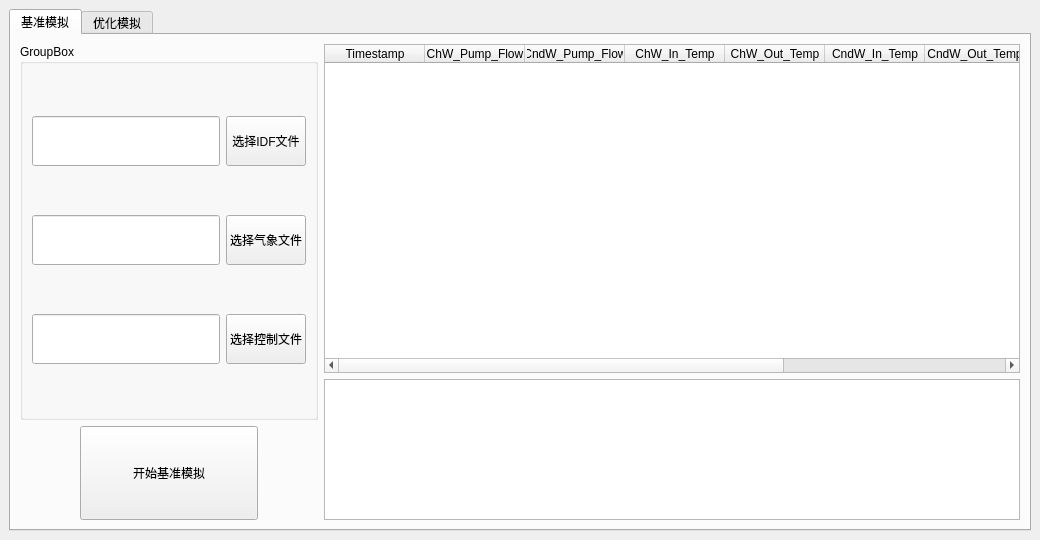
<?xml version="1.0" encoding="UTF-8"?>
<ui version="4.0">
 <class>mainwindow</class>
 <widget class="QMainWindow" name="mainwindow">
  <property name="geometry">
   <rect>
    <x>0</x>
    <y>0</y>
    <width>1040</width>
    <height>540</height>
   </rect>
  </property>
  <property name="minimumSize">
   <size>
    <width>1040</width>
    <height>540</height>
   </size>
  </property>
  <property name="windowTitle">
   <string>能源设备仿真模拟软件</string>
  </property>
  <widget class="QWidget" name="centralwidget">
   <layout class="QHBoxLayout" name="horizontalLayout">
    <item>
     <widget class="QTabWidget" name="tabWidget">
      <property name="tabShape">
       <enum>QTabWidget::Rounded</enum>
      </property>
      <property name="currentIndex">
       <number>0</number>
      </property>
      <property name="tabsClosable">
       <bool>false</bool>
      </property>
      <widget class="QWidget" name="widget">
       <property name="enabled">
        <bool>true</bool>
       </property>
       <attribute name="title">
        <string>基准模拟</string>
       </attribute>
       <layout class="QHBoxLayout" name="horizontalLayout_12">
        <item>
         <layout class="QHBoxLayout" name="horizontalLayout_3" stretch="3,7">
          <item>
           <layout class="QVBoxLayout" name="verticalLayout_3" stretch="8,2">
            <item>
             <widget class="QGroupBox" name="groupBox">
              <property name="title">
               <string>GroupBox</string>
              </property>
              <layout class="QGridLayout" name="gridLayout">
               <item row="0" column="1">
                <widget class="QPushButton" name="pushButton_browse_idf">
                 <property name="sizePolicy">
                  <sizepolicy hsizetype="Minimum" vsizetype="Maximum">
                   <horstretch>0</horstretch>
                   <verstretch>2</verstretch>
                  </sizepolicy>
                 </property>
                 <property name="minimumSize">
                  <size>
                   <width>0</width>
                   <height>50</height>
                  </size>
                 </property>
                 <property name="text">
                  <string>选择IDF文件</string>
                 </property>
                </widget>
               </item>
               <item row="1" column="0">
                <widget class="QLineEdit" name="lineEdit_weather">
                 <property name="sizePolicy">
                  <sizepolicy hsizetype="Expanding" vsizetype="Maximum">
                   <horstretch>0</horstretch>
                   <verstretch>2</verstretch>
                  </sizepolicy>
                 </property>
                 <property name="minimumSize">
                  <size>
                   <width>0</width>
                   <height>50</height>
                  </size>
                 </property>
                </widget>
               </item>
               <item row="2" column="1">
                <widget class="QPushButton" name="pushButton_browse_control">
                 <property name="sizePolicy">
                  <sizepolicy hsizetype="Minimum" vsizetype="Maximum">
                   <horstretch>0</horstretch>
                   <verstretch>2</verstretch>
                  </sizepolicy>
                 </property>
                 <property name="minimumSize">
                  <size>
                   <width>0</width>
                   <height>50</height>
                  </size>
                 </property>
                 <property name="text">
                  <string>选择控制文件</string>
                 </property>
                </widget>
               </item>
               <item row="1" column="1">
                <widget class="QPushButton" name="pushButton_browse_weather">
                 <property name="sizePolicy">
                  <sizepolicy hsizetype="Minimum" vsizetype="Maximum">
                   <horstretch>0</horstretch>
                   <verstretch>2</verstretch>
                  </sizepolicy>
                 </property>
                 <property name="minimumSize">
                  <size>
                   <width>0</width>
                   <height>50</height>
                  </size>
                 </property>
                 <property name="text">
                  <string>选择气象文件</string>
                 </property>
                </widget>
               </item>
               <item row="0" column="0">
                <widget class="QLineEdit" name="lineEdit_idf">
                 <property name="sizePolicy">
                  <sizepolicy hsizetype="Expanding" vsizetype="Maximum">
                   <horstretch>0</horstretch>
                   <verstretch>2</verstretch>
                  </sizepolicy>
                 </property>
                 <property name="minimumSize">
                  <size>
                   <width>0</width>
                   <height>50</height>
                  </size>
                 </property>
                </widget>
               </item>
               <item row="2" column="0">
                <widget class="QLineEdit" name="lineEdit_control">
                 <property name="sizePolicy">
                  <sizepolicy hsizetype="Expanding" vsizetype="Maximum">
                   <horstretch>0</horstretch>
                   <verstretch>2</verstretch>
                  </sizepolicy>
                 </property>
                 <property name="minimumSize">
                  <size>
                   <width>0</width>
                   <height>50</height>
                  </size>
                 </property>
                </widget>
               </item>
              </layout>
             </widget>
            </item>
            <item>
             <layout class="QHBoxLayout" name="horizontalLayout_2" stretch="2,6,2">
              <item>
               <spacer name="horizontalSpacer">
                <property name="orientation">
                 <enum>Qt::Horizontal</enum>
                </property>
                <property name="sizeHint" stdset="0">
                 <size>
                  <width>40</width>
                  <height>20</height>
                 </size>
                </property>
               </spacer>
              </item>
              <item>
               <widget class="QPushButton" name="pushButton_run_baseline">
                <property name="sizePolicy">
                 <sizepolicy hsizetype="Minimum" vsizetype="Minimum">
                  <horstretch>0</horstretch>
                  <verstretch>0</verstretch>
                 </sizepolicy>
                </property>
                <property name="minimumSize">
                 <size>
                  <width>50</width>
                  <height>0</height>
                 </size>
                </property>
                <property name="text">
                 <string>开始基准模拟</string>
                </property>
               </widget>
              </item>
              <item>
               <spacer name="horizontalSpacer_2">
                <property name="orientation">
                 <enum>Qt::Horizontal</enum>
                </property>
                <property name="sizeHint" stdset="0">
                 <size>
                  <width>40</width>
                  <height>20</height>
                 </size>
                </property>
               </spacer>
              </item>
             </layout>
            </item>
           </layout>
          </item>
          <item>
           <layout class="QVBoxLayout" name="verticalLayout" stretch="7,3">
            <item>
             <widget class="QTableWidget" name="tableWidget_baseline">
              <column>
               <property name="text">
                <string>Timestamp</string>
               </property>
              </column>
              <column>
               <property name="text">
                <string>ChW_Pump_Flow</string>
               </property>
              </column>
              <column>
               <property name="text">
                <string>CndW_Pump_Flow</string>
               </property>
              </column>
              <column>
               <property name="text">
                <string>ChW_In_Temp</string>
               </property>
              </column>
              <column>
               <property name="text">
                <string>ChW_Out_Temp</string>
               </property>
              </column>
              <column>
               <property name="text">
                <string>CndW_In_Temp</string>
               </property>
              </column>
              <column>
               <property name="text">
                <string>CndW_Out_Temp</string>
               </property>
              </column>
              <column>
               <property name="text">
                <string>COP</string>
               </property>
              </column>
              <column>
               <property name="text">
                <string>Total_Power</string>
               </property>
              </column>
             </widget>
            </item>
            <item>
             <widget class="QTextBrowser" name="textBrowser_log"/>
            </item>
           </layout>
          </item>
         </layout>
        </item>
       </layout>
      </widget>
      <widget class="QWidget" name="tab_optimized">
       <attribute name="title">
        <string>优化模拟</string>
       </attribute>
       <layout class="QVBoxLayout" name="verticalLayout_6">
        <item>
         <layout class="QHBoxLayout" name="horizontalLayout_13" stretch="3,7">
          <item>
           <layout class="QVBoxLayout" name="verticalLayout_4" stretch="3,7">
            <item>
             <layout class="QGridLayout" name="gridLayout_2">
              <item row="0" column="0">
               <layout class="QHBoxLayout" name="horizontalLayout_4">
                <item>
                 <widget class="QLabel" name="label">
                  <property name="text">
                   <string>种群大小</string>
                  </property>
                 </widget>
                </item>
                <item>
                 <widget class="QSpinBox" name="spinBox_pop_size"/>
                </item>
               </layout>
              </item>
              <item row="0" column="1">
               <layout class="QHBoxLayout" name="horizontalLayout_5">
                <item>
                 <widget class="QLabel" name="label_3">
                  <property name="text">
                   <string>交叉率</string>
                  </property>
                 </widget>
                </item>
                <item>
                 <widget class="QDoubleSpinBox" name="doubleSpinBox_crossover"/>
                </item>
               </layout>
              </item>
              <item row="1" column="0">
               <layout class="QHBoxLayout" name="horizontalLayout_6">
                <item>
                 <widget class="QLabel" name="label_2">
                  <property name="text">
                   <string>最大迭代次数</string>
                  </property>
                 </widget>
                </item>
                <item>
                 <widget class="QSpinBox" name="spinBox_max_gen"/>
                </item>
               </layout>
              </item>
              <item row="1" column="1">
               <layout class="QHBoxLayout" name="horizontalLayout_7">
                <item>
                 <widget class="QLabel" name="label_4">
                  <property name="text">
                   <string>变异率</string>
                  </property>
                 </widget>
                </item>
                <item>
                 <widget class="QDoubleSpinBox" name="doubleSpinBox_mutation"/>
                </item>
               </layout>
              </item>
             </layout>
            </item>
            <item>
             <layout class="QVBoxLayout" name="verticalLayout_2">
              <item>
               <layout class="QHBoxLayout" name="horizontalLayout_8">
                <item>
                 <widget class="QLabel" name="label_5">
                  <property name="text">
                   <string>变量1范围</string>
                  </property>
                 </widget>
                </item>
                <item>
                 <widget class="QLineEdit" name="lineEdit_var1_range"/>
                </item>
               </layout>
              </item>
              <item>
               <layout class="QHBoxLayout" name="horizontalLayout_9">
                <item>
                 <widget class="QLabel" name="label_6">
                  <property name="text">
                   <string>变量2范围</string>
                  </property>
                 </widget>
                </item>
                <item>
                 <widget class="QLineEdit" name="lineEdit_var2_range"/>
                </item>
               </layout>
              </item>
              <item>
               <layout class="QHBoxLayout" name="horizontalLayout_10">
                <item>
                 <widget class="QLabel" name="label_7">
                  <property name="text">
                   <string>变量3范围</string>
                  </property>
                 </widget>
                </item>
                <item>
                 <widget class="QLineEdit" name="lineEdit_var3_range"/>
                </item>
               </layout>
              </item>
              <item>
               <layout class="QHBoxLayout" name="horizontalLayout_11">
                <item>
                 <widget class="QLabel" name="label_8">
                  <property name="text">
                   <string>变量4范围</string>
                  </property>
                 </widget>
                </item>
                <item>
                 <widget class="QLineEdit" name="lineEdit_var4_range"/>
                </item>
               </layout>
              </item>
             </layout>
            </item>
           </layout>
          </item>
          <item>
           <layout class="QVBoxLayout" name="verticalLayout_5" stretch="7,3">
            <item>
             <widget class="QTableWidget" name="tableWidget_optimized">
              <column>
               <property name="text">
                <string>Timestamp</string>
               </property>
              </column>
              <column>
               <property name="text">
                <string>ChW_Pump_Flow</string>
               </property>
              </column>
              <column>
               <property name="text">
                <string>CndW_Pump_Flow</string>
               </property>
              </column>
              <column>
               <property name="text">
                <string>ChW_In_Temp</string>
               </property>
              </column>
              <column>
               <property name="text">
                <string>ChW_Out_Temp</string>
               </property>
              </column>
              <column>
               <property name="text">
                <string>CndW_In_Temp</string>
               </property>
              </column>
              <column>
               <property name="text">
                <string>CndW_Out_Temp</string>
               </property>
              </column>
              <column>
               <property name="text">
                <string>COP</string>
               </property>
              </column>
              <column>
               <property name="text">
                <string>Total_Power</string>
               </property>
              </column>
             </widget>
            </item>
            <item>
             <widget class="QTextBrowser" name="textBrowser_opt"/>
            </item>
           </layout>
          </item>
         </layout>
        </item>
        <item>
         <layout class="QHBoxLayout" name="horizontalLayout_14" stretch="1,2,1,2,1">
          <item>
           <spacer name="horizontalSpacer_3">
            <property name="orientation">
             <enum>Qt::Horizontal</enum>
            </property>
            <property name="sizeHint" stdset="0">
             <size>
              <width>40</width>
              <height>20</height>
             </size>
            </property>
           </spacer>
          </item>
          <item>
           <widget class="QPushButton" name="pushButton_run_optimized">
            <property name="sizePolicy">
             <sizepolicy hsizetype="Minimum" vsizetype="Minimum">
              <horstretch>0</horstretch>
              <verstretch>0</verstretch>
             </sizepolicy>
            </property>
            <property name="minimumSize">
             <size>
              <width>80</width>
              <height>50</height>
             </size>
            </property>
            <property name="text">
             <string>开始优化模拟</string>
            </property>
           </widget>
          </item>
          <item>
           <spacer name="horizontalSpacer_4">
            <property name="orientation">
             <enum>Qt::Horizontal</enum>
            </property>
            <property name="sizeHint" stdset="0">
             <size>
              <width>40</width>
              <height>20</height>
             </size>
            </property>
           </spacer>
          </item>
          <item>
           <widget class="QProgressBar" name="progressBar_ga">
            <property name="sizePolicy">
             <sizepolicy hsizetype="Minimum" vsizetype="Minimum">
              <horstretch>0</horstretch>
              <verstretch>0</verstretch>
             </sizepolicy>
            </property>
            <property name="minimumSize">
             <size>
              <width>80</width>
              <height>50</height>
             </size>
            </property>
            <property name="value">
             <number>24</number>
            </property>
           </widget>
          </item>
          <item>
           <spacer name="horizontalSpacer_5">
            <property name="orientation">
             <enum>Qt::Horizontal</enum>
            </property>
            <property name="sizeHint" stdset="0">
             <size>
              <width>40</width>
              <height>20</height>
             </size>
            </property>
           </spacer>
          </item>
         </layout>
        </item>
       </layout>
      </widget>
     </widget>
    </item>
   </layout>
  </widget>
 </widget>
 <resources/>
 <connections/>
</ui>
